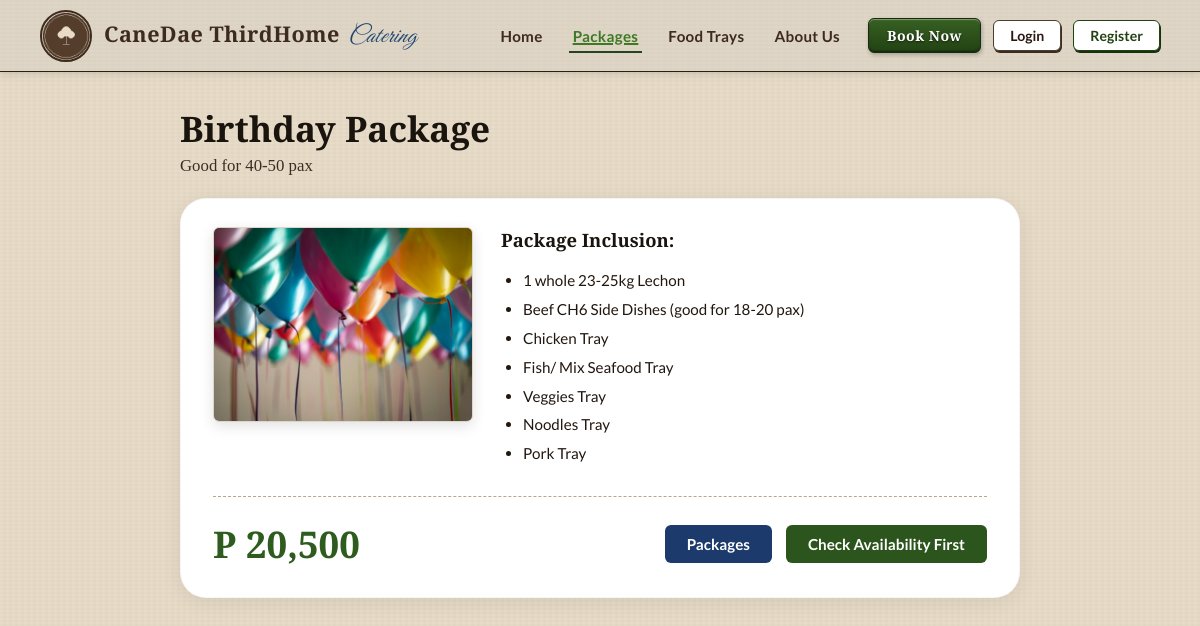
Screenshot of /pages/package-details.php with the database file from the repository.
### tables this page shows
CREATE TABLE IF NOT EXISTS packages (
    id INT AUTO_INCREMENT PRIMARY KEY,
    name VARCHAR(150) NOT NULL,
    description TEXT,
    pax_min INT DEFAULT 0,
    pax_max INT DEFAULT 0,
    price_min DECIMAL(12,2) DEFAULT 0.00,
    price_max DECIMAL(12,2) DEFAULT 0.00,
    image VARCHAR(255),
    inclusions TEXT,
    is_active TINYINT(1) DEFAULT 1,
    created_at TIMESTAMP DEFAULT CURRENT_TIMESTAMP
);

### includes/booking_flow.php (called while the page is built, shortened)
<?php
function bookingInProgress(): bool {
    return !empty($_SESSION['booking']['date']);
}

### pages/package-details.php (the view, shortened to what this page needs)
<?php
require_once '../includes/booking_flow.php';
$db = getDB();
$package_id = intval($_GET['id'] ?? 1);
$stmt = $db->prepare("SELECT * FROM packages WHERE id = ? AND is_active = 1");
$stmt->execute([$package_id]);
$package = $stmt->fetch();
$in_booking = bookingInProgress();
include '../includes/header.php';
$inclusions = [];
if (empty($inclusions)) {
    $inclusions = [
        '1 whole 23-25kg Lechon',
        'Beef CH6 Side Dishes (good for 18-20 pax)',
        'Chicken Tray', 'Fish/ Mix Seafood Tray',
        'Veggies Tray', 'Noodles Tray', 'Pork Tray'
    ];
}
$image_src = BASE_URL . $package['image'];
$pax_label = ($package['pax_min'] === $package['pax_max'])
    ? 'Good for ' . $package['pax_min'] . ' pax'
    : 'Good for ' . $package['pax_min'] . '-' . $package['pax_max'] . ' pax';
$price_fmt = 'P ' . number_format($package['price_min'], 0);
$back_url = BASE_URL . 'pages/packages.php';
?>
<div style="max-width: 880px; margin: 32px auto 60px; padding: 0 20px;">
  <div style="margin-bottom: 22px;">
    <h1 style="font-family:'Playfair Display', serif; font-size: 2.2rem; font-weight: 700; color: #1a140e; margin-bottom: 4px;">
      <?php echo htmlspecialchars($package['name']); ?>
    </h1>
    <p style="font-family:'Playfair Display', serif; font-size: 1.05rem; color: #3a2e22;">
      <?php echo htmlspecialchars($pax_label); ?>
    </p>
  </div>
  <div class="design-card" style="padding: 28px 32px;">
    <div style="display: flex; gap: 28px; flex-wrap: wrap; align-items: flex-start; margin-bottom: 28px;">
      <div style="flex: 0 0 auto; width: 260px; max-width: 100%;">
        <div style="width: 100%; aspect-ratio: 4/3; overflow: hidden; border: 1px solid #dcd5ca;
                    box-shadow: 0 4px 14px rgba(0,0,0,0.12); border-radius: 6px;">
          <img src="<?php echo htmlspecialchars($image_src); ?>"
               alt="<?php echo htmlspecialchars($package['name']); ?>"
               style="width:100%; height:100%; object-fit:cover; display:block;"
               onerror="this.src='https://images.unsplash.com/photo-1530103862676-de8c9debad1d?w=600'">
        </div>
      </div>
      <div style="flex: 1; min-width: 200px;">
        <h3 style="font-family:'Playfair Display', serif; font-size: 1.15rem; font-weight: 700;
                   color: #1a140e; margin-bottom: 14px;">
          Package Inclusion:
        </h3>
        <ul style="list-style: disc; padding-left: 22px; line-height: 1.9;
                   font-size: 0.95rem; color: #22170f; margin: 0;">
          <?php foreach ($inclusions as $inc): ?>
            <li><?php echo htmlspecialchars($inc); ?></li>
          <?php endforeach; ?>
        </ul>
      </div>
    </div>
    <div style="display: flex; justify-content: space-between; align-items: center; flex-wrap: wrap; gap: 16px;
                border-top: 1px dashed #b8a88a; padding-top: 22px;">
      <div style="font-family:'Cinzel', serif; font-size: 2.3rem; font-weight: 800; color: #2e5c1e;">
        <?php echo $price_fmt; ?>
      </div>
      <div style="display: flex; gap: 14px; flex-wrap: wrap;">
        <a href="<?php echo $back_url; ?>" class="btn-navy" style="padding: 10px 22px;">
          Packages
        </a>
        <?php if ($in_booking): ?>
          <a href="<?php echo BASE_URL; ?>pages/trays.php?skip_package=1" class="btn-silver-pill" style="padding: 10px 18px;">
            Order Trays Only
          </a>
          <a href="<?php echo BASE_URL; ?>pages/menu.php?package_id=<?php echo $package['id']; ?>"
             class="btn-forest" style="padding: 10px 22px;" id="proceedToMenuBtn">
            Customize Menu
          </a>
        <?php else: ?>
          <a href="<?php echo BASE_URL; ?>pages/calendar.php" class="btn-forest" style="padding: 10px 22px;" id="checkAvailabilityBtn">
            Check Availability First
          </a>
        <?php endif; ?>
      </div>
    </div>
  </div>
</div>
<?php include '../includes/footer.php'; ?>

### assets/css/style.css (style rules this page uses)
:root { --cream: #f5f0e8; --linen: #e8dcc8; --dark-green: #2d5016; --med-green: #4a7c2f; --light-green: #6aaa3a; --gold: #c9a84c; --gold-light: #e8c96a; --dark-brown: #3d2b1f; --red-btn: #8b1a1a; --red-hover: #6e1414; --text-dark: #2c1810; --text-mid: #4a3728; --white: #ffffff; --card-shadow: 0 4px 18px rgba(0, 0, 0, 0.15); --border-dashed: 2px dashed #b8a88a; }
*, *::before, *::after { box-sizing: border-box; margin: 0; padding: 0; }
html { scroll-behavior: smooth; }
body { font-family: "Lato", sans-serif; background-color: var(--linen); background-image: url("../assets/images/linen_texture.png"); background-repeat: repeat; color: var(--text-dark); min-height: 100vh; }
a { text-decoration: none; color: inherit; }
img { max-width: 100%; display: block; }
ul { list-style: none; }
body { background-color: #dfd6c6; background-image: radial-gradient(circle, rgba(50, 40, 30, 0.12) 1px, transparent 1px), repeating-linear-gradient( 0deg, transparent, transparent 2px, rgba(0, 0, 0, 0.015) 2px, rgba(0, 0, 0, 0.015) 4px ), repeating-linear-gradient( 90deg, transparent, transparent 2px, rgba(0, 0, 0, 0.012) 2px, rgba(0, 0, 0, 0.012) 4px ); background-size: 28px 28px, 100% 100%, 100% 100%; }
.design-card { background: #ffffff; border-radius: 26px; box-shadow: 0 4px 20px rgba(0, 0, 0, 0.08); padding: 28px 32px; border: 1px solid rgba(0, 0, 0, 0.04); }
.btn-forest { background: #2b551c; color: #ffffff; border: none; border-radius: 6px; padding: 10px 24px; font-family: "Lato", sans-serif; font-weight: 700; font-size: 0.95rem; cursor: pointer; display: inline-block; text-align: center; transition: background 0.2s ease, transform 0.15s ease; text-decoration: none; }
.btn-navy { background: #1c3a6b; color: #ffffff; border: none; border-radius: 6px; padding: 10px 24px; font-family: "Lato", sans-serif; font-weight: 700; font-size: 0.95rem; cursor: pointer; display: inline-block; text-align: center; transition: background 0.2s ease, transform 0.15s ease; text-decoration: none; }

### assets/css/texture_fallback.css (style rules this page uses)
body { background-color: #e8dcc8; background-image: repeating-linear-gradient( 0deg, transparent, transparent 2px, rgba(0, 0, 0, 0.015) 2px, rgba(0, 0, 0, 0.015) 4px ), repeating-linear-gradient( 90deg, transparent, transparent 3px, rgba(0, 0, 0, 0.01) 3px, rgba(0, 0, 0, 0.01) 6px ); }

### rows the page displays
packages: name "Birthday Package", pax_label "Good for 40-50 pax", image (picture), price_min "P 20,500"

### other values shown
$inc "1 whole 23-25kg Lechon"
$inc "Beef CH6 Side Dishes (good for 18-20 pax)"
$inc "Chicken Tray"
$inc "Fish/ Mix Seafood Tray"
$inc "Veggies Tray"
$inc "Noodles Tray"
$inc "Pork Tray"
